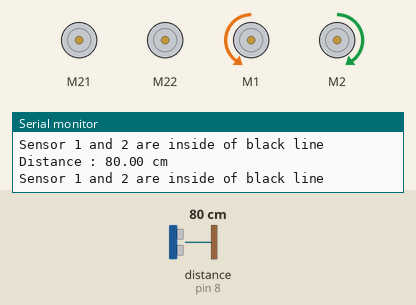
A sketch run on a simulated Arduino Uno, built with avr-gcc and run on an emulated ATmega328P. On the bench: 4 × DC motor (green arrow = forward, orange = backward, longer = faster), the last lines printed to the serial monitor. Inputs (shaded band) come from the test bench; at power-on: distance to the obstacle (sensor on pin 8) 80 cm.

Above: at 4.2 s.
4.3 s: distance to the obstacle (sensor on pin 8) set to 9 cm
7.3 s: distance to the obstacle (sensor on pin 8) set to 6 cm
At 9.8 s:
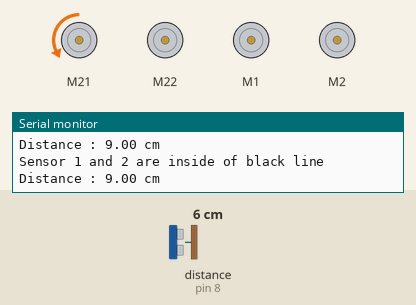
At 12.8 s:
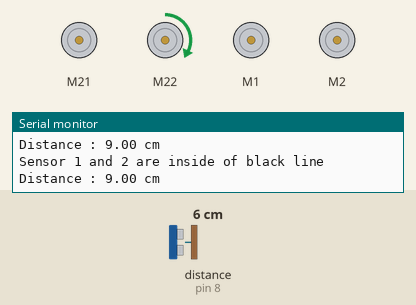
Timing chart, 0 to 32.5 s (numbered marks = the images above; inputs shaded):
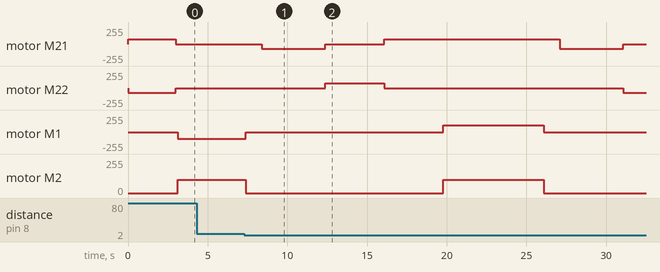

The sketch:

Ultimate2.0_LineTrace_UltraSoundSensor.ino
```cpp
#include <MeMegaPi.h>
#include <Wire.h>
#include <SoftwareSerial.h>

MeLineFollower lineFinder(PORT_6);
MeUltrasonicSensor ultraSensor(PORT_8);

//motor_setup
MeMegaPiDCMotor motor1(PORT1B);
MeMegaPiDCMotor motor2(PORT2B);
MeMegaPiDCMotor motor3(PORT3B);
MeMegaPiDCMotor motor4(PORT4B);
uint8_t motorSpeed = 100;
uint8_t motorSpeed2 = 100;
uint8_t motorSpeed3 = 70;
uint8_t motorStop = 0;
int WallCount = 0;
//motor_setup_end

void setup() {
  Serial.begin(9600);
  motor3.run(motorSpeed3);
  motor4.run(-motorSpeed3);
  delay(3000);
  motor3.run(motorStop);
  motor4.run(motorStop);
}

void loop(){
  Serial.print("Distance : ");
  Serial.print(ultraSensor.distanceCm() );
  Serial.println(" cm");
  delay(100);


  if(ultraSensor.distanceCm() < 8) {
    motor1.run(motorStop);
    motor2.run(motorStop);
    delay(1000);
    motor3.run(-motorSpeed3);
    delay(4000);
    motor3.run(motorStop);
    if(WallCount == 0){
    motor4.run(motorSpeed3);
    delay(3700);
    WallCount++;
    }else {
      motor4.run(-motorSpeed3);
      delay(4000);
      WallCount = 0;
    }
    motor4.run(motorStop);
    motor3.run(motorSpeed3);
    delay(3700);
    motor1.run(motorSpeed);
    motor2.run(motorSpeed);
    delay(6000);
  } else {
    int sensorState = lineFinder.readSensors();


    switch(sensorState){
      case S1_IN_S2_IN:
        Serial.println("Sensor 1 and 2 are inside of black line");
        motor1.run(-motorSpeed);
        motor2.run(motorSpeed2);
        break;
     case S1_IN_S2_OUT:
        Serial.println("Sensor 2 is outside of black line");
        motor1.run(-motorSpeed);
        motor2.run(-motorSpeed3);
       break;
     case S1_OUT_S2_IN:
       Serial.println("Sensor 1 is outside of black line");
       motor2.run(motorSpeed2);
       motor1.run(motorSpeed3);
       break;
      case S1_OUT_S2_OUT:
       Serial.println("sensor 1 and 2 are outside of black line");
       motor1.run(motorSpeed3);
       motor2.run(-motorSpeed3);
       break;
    }
  }
  delay(200);
}
```

Measured:
- the behaviour switches between 8 and 7 cm on distance to the obstacle (sensor on pin 8) (found by bisection; images 0 and 1)
- after the input at 7.3 s, motor M21: stopped → backward 70/255 after 1.1 s, → stopped 4.0 s later, → forward 70/255 3.7 s later, → backward 70/255 11.0 s later, … (5 changes in this stretch); motor M22: stopped → forward 70/255 after 5.1 s, → stopped 3.7 s later, → backward 70/255 15.0 s later
